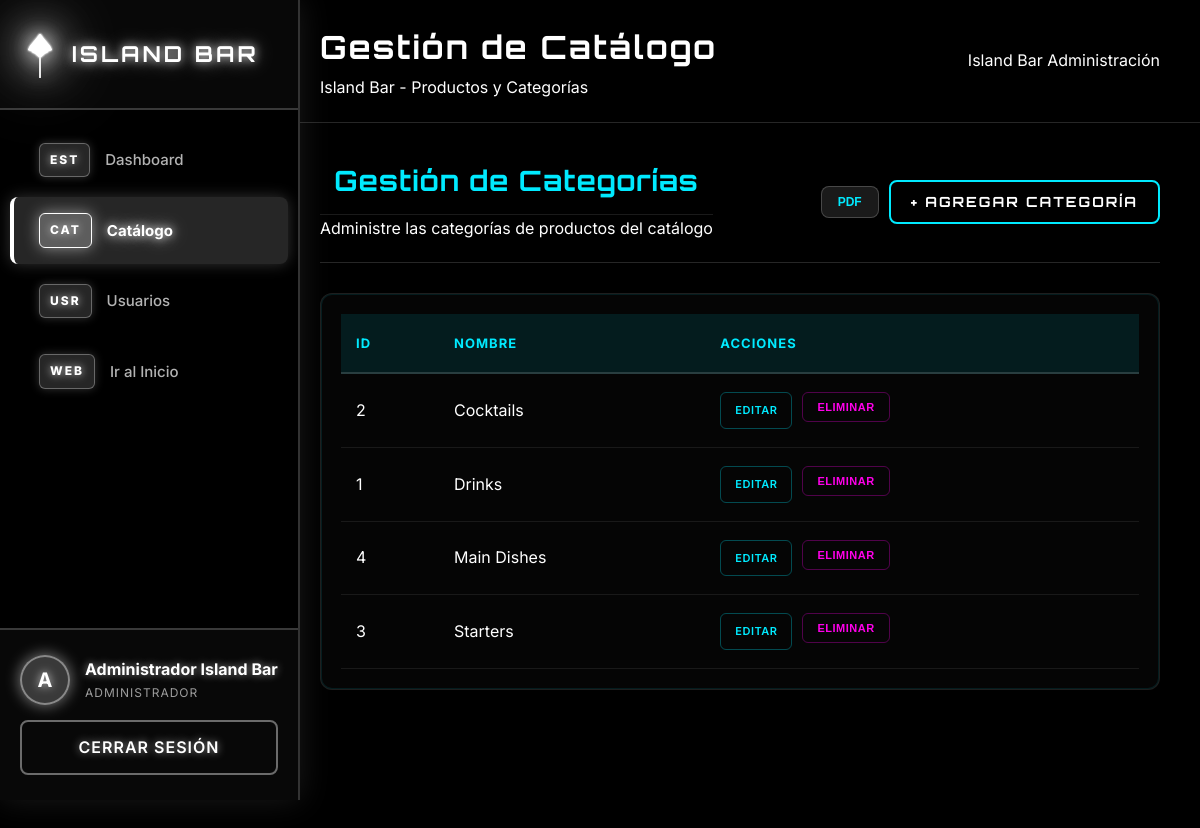
/catalogo.php (signed in), run on the app's committed database.
### tables this page shows
CREATE TABLE categoria (
    id INT AUTO_INCREMENT PRIMARY KEY,
    nombre VARCHAR(100) NOT NULL UNIQUE
);

### catalogo.php (the view, shortened to what this page needs)
<?php
require_once 'config.php';
$user_name = $_SESSION['user_name'];
$categorias = [];
$cat_query = "SELECT * FROM categoria ORDER BY nombre";
$cat_result = $conn->query($cat_query);
if ($cat_result) {
    $categorias = $cat_result->fetch_all(MYSQLI_ASSOC);
}
?>
<!DOCTYPE html>
<html lang="es">
<head>
    <link rel="stylesheet" href="css/style.css">
    <link rel="stylesheet" href="css/dashboard.css">
</head>
<body class="dashboard-page">
    <div class="dashboard-wrapper">
        <aside class="dashboard-sidebar">
            <div class="sidebar-header">
                <div class="sidebar-logo">
                    <span>ISLAND BAR</span>
                </div>
            </div>
            <nav class="sidebar-nav">
                <a href="dashboard.php" class="nav-item">
                    <span class="nav-icon">EST</span>
                    <span>Dashboard</span>
                </a>
                <a href="catalogo.php" class="nav-item active">
                    <span class="nav-icon">CAT</span>
                    <span>Catálogo</span>
                </a>
                <a href="usuarios.php" class="nav-item">
                    <span class="nav-icon">USR</span>
                    <span>Usuarios</span>
                </a>
                <a href="index.php" class="nav-item">
                    <span class="nav-icon">WEB</span>
                    <span>Ir al Inicio</span>
                </a>
            </nav>
            <div class="sidebar-footer">
                <div class="user-info">
                    <div class="user-avatar"><?php echo strtoupper(substr($user_name, 0, 1)); ?></div>
                    <div class="user-details">
                        <div class="user-name"><?php echo htmlspecialchars($user_name); ?></div>
                        <div class="user-role">Administrador</div>
                    </div>
                </div>
                <a href="logout.php" class="logout-btn">Cerrar Sesión</a>
            </div>
        </aside>
        <main class="dashboard-main">
            <header class="dashboard-header">
                <div class="header-left">
                    <div>
                        <h1 class="page-title">Gestión de Catálogo</h1>
                        <p class="page-subtitle">Island Bar - Productos y Categorías</p>
                    </div>
                </div>
                <div class="header-right">
                    <div class="company-info">
                        <span class="company-name">Island Bar</span>
                        <span class="company-role">Administración</span>
                    </div>
                </div>
            </header>
            <section id="categorias" class="dashboard-section active">
                <div class="section-header">
                    <div>
                        <h2 class="section-title">Gestión de Categorías</h2>
                        <p class="section-description">Administre las categorías de productos del catálogo</p>
                    </div>
                    <div class="section-actions">
                        <button class="export-btn-small" onclick="exportData('pdf', 'categorias')" title="Exportar Categorías PDF">
                            PDF
                        </button>
                        <a href="agregar.catalogo.php?tipo=categoria" class="neon-button-small">+ Agregar Categoría</a>
                    </div>
                </div>
                <div class="table-container neon-card">
                    <table class="data-table">
                        <thead>
                            <tr>
                                <th>ID</th>
                                <th>Nombre</th>
                                <th>Acciones</th>
                            </tr>
                        </thead>
                        <tbody>
                            <?php foreach ($categorias as $cat): ?>
                                <tr>
                                    <td><?php echo $cat['id']; ?></td>
                                    <td><?php echo htmlspecialchars($cat['nombre']); ?></td>
                                    <td class="actions">
                                        <a href="editar.catalogo.php?tipo=categoria&id=<?php echo $cat['id']; ?>" class="btn-edit" title="Editar">EDITAR</a>
                                        <form method="POST" style="display:inline;" onsubmit="return confirm('¿Está seguro de eliminar esta categoría?');">
                                            <button type="submit" class="btn-delete" title="Eliminar">ELIMINAR</button>
                                        </form>
                                    </td>
                                </tr>
                            <?php endforeach; ?>
                        </tbody>
                    </table>
                </div>
            </section>
        </main>
    </div>
</body>
</html>

### css/style.css (style rules this page uses)
* { margin: 0; padding: 0; box-sizing: border-box; }
:root { --neon-cyan: #00eaff; --neon-pink: #ff00ea; --neon-white: #ffffff; --deep-black: #000000; --dark-bg: #0a0a0f; --light-bg: #e0f4ff; --light-sky: #87ceeb; --light-quartz: #b8d4e3; --light-water: #a8d8ea; --light-cloud: #ffffff; --primary-color: var(--neon-cyan); --secondary-color: var(--neon-pink); --bg-color: var(--deep-black); --text-color: var(--neon-white); }
body { font-family: 'Inter', 'Rajdhani', sans-serif; background: var(--deep-black); color: var(--neon-white); overflow-x: hidden; transition: background 0.4s ease, color 0.4s ease; position: relative; line-height: 1.7; -webkit-font-smoothing: antialiased; -moz-osx-font-smoothing: grayscale; }
.neon-card { background: rgba(10, 10, 15, 0.75); border: 1px solid rgba(0, 234, 255, 0.3); border-radius: 20px; padding: 32px; backdrop-filter: blur(20px); transition: all 0.4s cubic-bezier(0.4, 0, 0.2, 1); box-shadow: 0 8px 32px rgba(0, 0, 0, 0.4), 0 0 0 1px rgba(0, 234, 255, 0.1) inset; }
.palm-icon-svg { width: 40px; height: 48px; filter: drop-shadow(0 0 8px var(--neon-white)) drop-shadow(0 0 15px var(--neon-cyan)); animation: palmGlow 3s ease-in-out infinite; }
.neon-button, .neon-button-large, .neon-button-small { padding: 12px 30px; background: transparent; border: 2px solid var(--neon-cyan); color: var(--neon-white); font-family: 'Orbitron', sans-serif; font-weight: 700; letter-spacing: 2px; text-transform: uppercase; cursor: pointer; border-radius: 8px; transition: all 0.3s ease; text-decoration: none; display: inline-block; position: relative; overflow: hidden; }
.neon-button-small { padding: 8px 20px; font-size: 14px; }
.section-title { font-size: 42px; text-align: center; margin-bottom: 64px; font-family: 'Orbitron', sans-serif; font-weight: 700; letter-spacing: 2px; line-height: 1.3; }

### data on the page
categoria: id "2", nombre "Cocktails"
categoria: id "1", nombre "Drinks"
categoria: id "4", nombre "Main Dishes"
categoria: id "3", nombre "Starters"

### other printed values
substr($user_name, 0, 1) "A"
$user_name "Administrador Island Bar"
